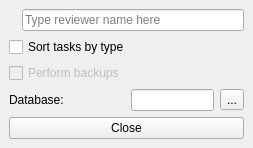
<?xml version="1.0" encoding="UTF-8"?>
<ui version="4.0">
 <class>Settings</class>
 <widget class="QMainWindow" name="Settings">
  <property name="geometry">
   <rect>
    <x>0</x>
    <y>0</y>
    <width>253</width>
    <height>147</height>
   </rect>
  </property>
  <property name="windowTitle">
   <string>Settings</string>
  </property>
  <widget class="QWidget" name="centralwidget">
   <layout class="QGridLayout" name="gridLayout">
    <item row="3" column="0">
     <widget class="QLabel" name="label">
      <property name="text">
       <string>Database:</string>
      </property>
     </widget>
    </item>
    <item row="4" column="0" colspan="3">
     <widget class="QPushButton" name="closeButton">
      <property name="text">
       <string>Close</string>
      </property>
     </widget>
    </item>
    <item row="3" column="1">
     <widget class="QLineEdit" name="pathEdit">
      <property name="readOnly">
       <bool>true</bool>
      </property>
     </widget>
    </item>
    <item row="0" column="0" colspan="3">
     <layout class="QHBoxLayout" name="reviewerLayout">
      <item>
       <widget class="QLabel" name="reviewerPixmap">
        <property name="maximumSize">
         <size>
          <width>16</width>
          <height>16</height>
         </size>
        </property>
        <property name="text">
         <string/>
        </property>
        <property name="pixmap">
         <pixmap resource="resources.qrc">:/icons/ketone</pixmap>
        </property>
        <property name="scaledContents">
         <bool>true</bool>
        </property>
       </widget>
      </item>
      <item>
       <widget class="QLineEdit" name="reviewerEdit">
        <property name="placeholderText">
         <string>Type reviewer name here</string>
        </property>
       </widget>
      </item>
     </layout>
    </item>
    <item row="1" column="0" colspan="3">
     <widget class="QCheckBox" name="sortByTypeCheck">
      <property name="text">
       <string>Sort tasks by type</string>
      </property>
     </widget>
    </item>
    <item row="3" column="2">
     <widget class="QToolButton" name="pathButton">
      <property name="text">
       <string>...</string>
      </property>
     </widget>
    </item>
    <item row="2" column="0">
     <widget class="QCheckBox" name="checkBox">
      <property name="enabled">
       <bool>false</bool>
      </property>
      <property name="text">
       <string>Perform backups</string>
      </property>
     </widget>
    </item>
   </layout>
  </widget>
 </widget>
 <resources>
  <include location="resources.qrc"/>
 </resources>
 <connections/>
</ui>
